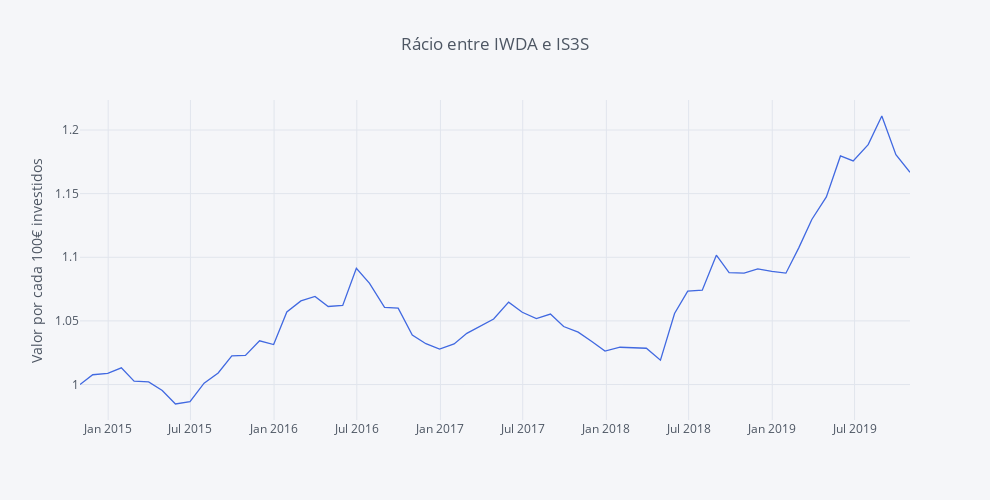

This figure's notebook cell:
### Markdown cell above
##### Descidas a favor do IWDA e subidas a favor da casa de investimentos

### Code cell
round(fundos_norm['IWDA'] / fundos_norm['IS3S'], 4).iplot(yTitle='Valor por cada 100€ investidos', title='Rácio entre IWDA e IS3S',  colors=['royalblue', 'orange', 'dimgray'], dimensions = dimensions)

### Figure 1 — Plotly figure (JSON) as saved in the notebook; plotly's stock layout.template omitted (floating-point values rounded to 4 significant figures)
{"data": [{"line": {"color": "rgba(65, 105, 225, 1.0)", "dash": "solid", "shape": "linear", "width": 1.3}, "mode": "lines", "name": "None", "text": "", "type": "scatter", "uid": "fa2f2434-f70d-449a-b394-7f914a42a160", "x": ["2014-10-31", "2014-11-28", "2014-12-31", "2015-01-30", "2015-02-27", "2015-03-31", "2015-04-30", "2015-05-29", "2015-06-30", "2015-07-31", "2015-08-31", "2015-09-30", "2015-10-30", "2015-11-30", "2015-12-31", "2016-01-29", "2016-02-29", "2016-03-31", "2016-04-29", "2016-05-31", "2016-06-30", "2016-07-29", "2016-08-31", "2016-09-30", "2016-10-31", "2016-11-30", "2016-12-30", "2017-01-31", "2017-02-28", "2017-03-31", "2017-04-28", "2017-05-31", "2017-06-30", "2017-07-31", "2017-08-31", "2017-09-29", "2017-10-31", "2017-11-30", "2017-12-29", "2018-01-31", "2018-02-28", "2018-03-30", "2018-04-30", "2018-05-31", "2018-06-29", "2018-07-31", "2018-08-31", "2018-09-28", "2018-10-31", "2018-11-30", "2018-12-31", "2019-01-31", "2019-02-28", "2019-03-29", "2019-04-30", "2019-05-31", "2019-06-28", "2019-07-31", "2019-08-30", "2019-09-30", "2019-10-31"], "y": [1, 1.008, 1.009, 1.013, 1.003, 1.002, 0.9953, 0.9847, 0.9865, 1.001, 1.009, 1.023, 1.023, 1.034, 1.031, 1.057, 1.066, 1.069, 1.061, 1.062, 1.091, 1.079, 1.061, 1.06, 1.039, 1.032, 1.028, 1.032, 1.04, 1.046, 1.052, 1.065, 1.057, 1.052, 1.055, 1.046, 1.041, 1.034, 1.026, 1.029, 1.029, 1.028, 1.019, 1.056, 1.073, 1.074, 1.102, 1.088, 1.088, 1.091, 1.089, 1.087, 1.107, 1.13, 1.147, 1.18, 1.176, 1.188, 1.211, 1.181, 1.167]}], "layout": {"height": 500, "legend": {"bgcolor": "#F5F6F9", "font": {"color": "#4D5663"}}, "paper_bgcolor": "#F5F6F9", "plot_bgcolor": "#F5F6F9", "title": {"font": {"color": "#4D5663"}, "text": "Rácio entre IWDA e IS3S"}, "width": 990, "xaxis": {"autorange": true, "gridcolor": "#E1E5ED", "range": ["2014-10-31", "2019-10-31"], "showgrid": true, "tickfont": {"color": "#4D5663"}, "title": {"font": {"color": "#4D5663"}, "text": ""}, "type": "date", "zerolinecolor": "#E1E5ED"}, "yaxis": {"autorange": true, "gridcolor": "#E1E5ED", "range": [0.9721, 1.224], "showgrid": true, "tickfont": {"color": "#4D5663"}, "title": {"font": {"color": "#4D5663"}, "text": "Valor por cada 100€ investidos"}, "type": "linear", "zerolinecolor": "#E1E5ED"}}}
